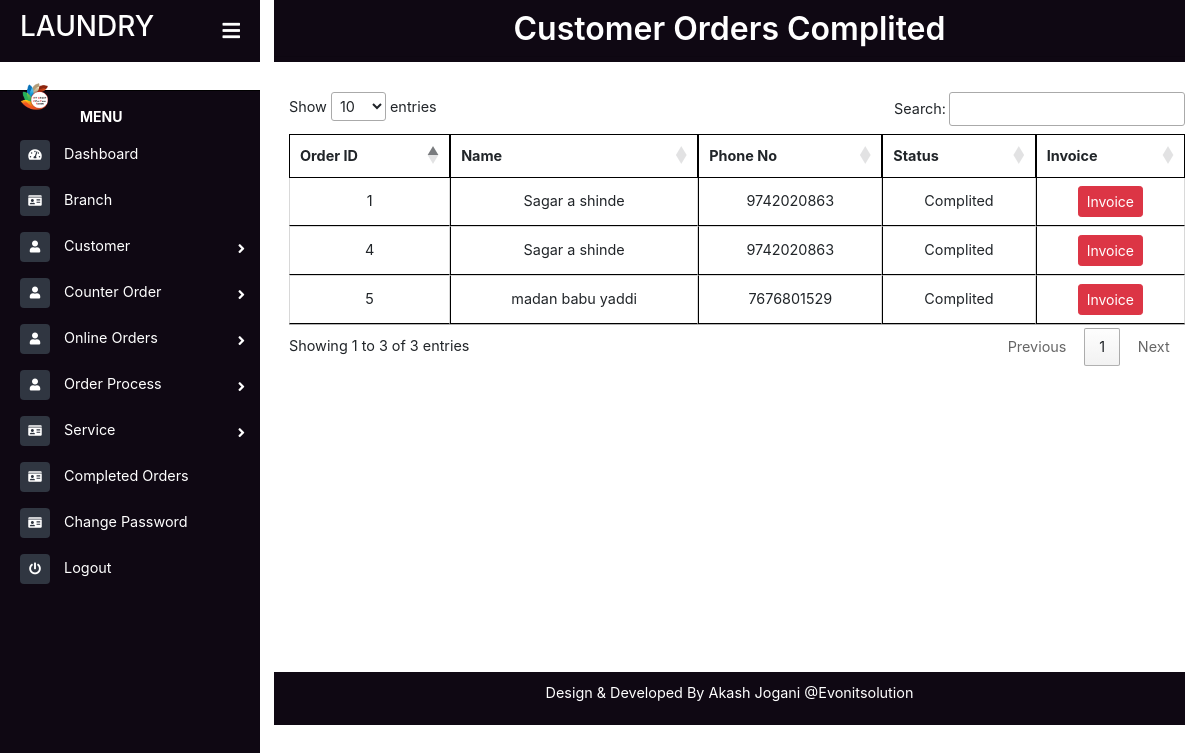
The page /shopkeeper/complited_orders.php on the database its author committed.
### tables this page shows
CREATE TABLE `couterorder` (
  `coId` int(50) NOT NULL,
  `cid` int(10) NOT NULL,
  `bid` int(10) NOT NULL,
  `pickupDate` varchar(50) NOT NULL,
  `deleveryType` varchar(50) NOT NULL,
  `grossAmount` double NOT NULL,
  `discountPer` float NOT NULL,
  `discount` float NOT NULL,
  `gst` double NOT NULL,
  `totAmount` double NOT NULL,
  `paymentType` varchar(50) NOT NULL,
  `orderType` varchar(30) NOT NULL,
  `status` int(11) NOT NULL
);

CREATE TABLE `customer` (
  `cid` int(10) NOT NULL,
  `fname` varchar(20) NOT NULL,
  `mname` varchar(20) NOT NULL,
  `lname` varchar(20) NOT NULL,
  `email` varchar(30) NOT NULL,
  `mobile` varchar(12) NOT NULL,
  `hno` varchar(10) NOT NULL,
  `adds` varchar(50) NOT NULL,
  `land` varchar(20) NOT NULL,
  `city` varchar(20) NOT NULL,
  `state` varchar(20) NOT NULL,
  `zip` varchar(10) NOT NULL,
  `full` varchar(100) NOT NULL,
  `gstn` varchar(20) NOT NULL,
  `adds1` varchar(100) NOT NULL,
  `oid` int(10) NOT NULL,
  `status1` varchar(20) NOT NULL
);

### shopkeeper/complited_orders.php (the view, shortened to what this page needs)
<?php include("sidebar.php");
 ?>
<div class="page-content container-fluid">
    <div class="footer">
        <div class="d-flex justify-content-center">
             <h2 class="" style=" font-weight: 600">Customer Orders Complited</h2>
        </div>
        <hr style="margin: 0px;">
    </div>
</div>
<main class="page-content">
<div class="container">
<div class="table-responsive" style="overflow-y:scroll; height: 580px; width:100%;">
    <table id="example" class="cell-border" style="width:100%">
            <thead>
                <tr>
                    <th>Order ID</th>
                    <th>Name</th>
                    <th>Phone No</th>
                    <th>Status</th>
                    <th>Invoice</th>
                </tr>
            </thead>
            <tbody>
                <?php
                $qry="SELECT DISTINCT `couterorder`.`coId`,`customer`.`full`,`customer`.`mobile`,`couterorder`.`status`  FROM `couterorder`,`customer` WHERE `couterorder`.`cid`=`customer`.`cid` AND `couterorder`.`status` = '4' ORDER BY `coId` ASC";
                $confirm=mysqli_query($conn,$qry);
                while($out=mysqli_fetch_array($confirm))
                {
                    if($out['status'] == 4)
                    {
                        $status = "Complited";
                    }
                ?>
                <tr class="text-center">
                    <td><?php echo $out['coId']; ?></td>
                    <td><?php echo $out['full']; ?></td>
                    <td><?php echo $out['mobile']; ?></td>
                    <td><?php echo $status; ?></td>
                   <td class="text-center"><a href="complet_invoice.php?invoice=<?php echo $out['coId'];?>" class="btn btn-sm btn-danger">Invoice</a></td>
                </tr>
                <?php }?>
            </tbody>
        </table>
    </div>
</div>
</main>
<?php include("footer.php"); ?>

### shopkeeper/assets/css/style1.css (style rules this page uses)
* { margin: 0px; padding: 0px; }
body { font-size: 0.9rem; background-color: #ffffff; }
.page-wrapper .sidebar-wrapper, .sidebar-wrapper .sidebar-brand > a, .sidebar-wrapper .sidebar-dropdown > a:after, .sidebar-wrapper .sidebar-menu .sidebar-dropdown .sidebar-submenu li a:before, .sidebar-wrapper ul li a i, .page-wrapper .page-content, .sidebar-wrapper .sidebar-search input.search-menu, .sidebar-wrapper .sidebar-search .input-group-text, .sidebar-wrapper .sidebar-menu ul li a, #show-sidebar, #close-sidebar { -webkit-transition: all 0.3s ease; -moz-transition: all 0.3s ease; -ms-transition: all 0.3s ease; -o-transition: all 0.3s ease; transition: all 0.3s ease; }
@media screen and (min-width: 768px) { .page-wrapper.toggled .page-content { padding-left: 274px; } }
.footer { text-align: center; background: #0f0813; color: #fff; padding: 10px 0px 5px 0px; }

### shopkeeper/assets/css/foms.css (style rules this page uses)
table.dataTable.cell-border thead th { border: 1px solid black; }
table.dataTable.cell-border tbody td { border: 1px solid black; }
table.dataTable.cell-border tbody tr td:first-child { border-left: 1px solid black; }
table.dataTable.no-footer { border-bottom: 1px solid white; }
.container { margin-top:30px; }

### rows shown on the page
couterorder: coId "1", cid.full "Sagar a shinde", cid.mobile "9742020863", status "Complited"
couterorder: coId "4", cid.full "Sagar a shinde", cid.mobile "9742020863", status "Complited"
couterorder: coId "5", cid.full "madan babu yaddi", cid.mobile "7676801529", status "Complited"
